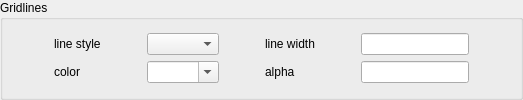
           <widget class="QGroupBox" name="groupBox_11">
            <property name="title">
             <string>Gridlines</string>
            </property>
            <layout class="QVBoxLayout" name="verticalLayout_16">
             <item>
              <layout class="QGridLayout" name="gridLayout_24">
               <item row="2" column="1">
                <widget class="QLabel" name="label_21">
                 <property name="text">
                  <string>color</string>
                 </property>
                </widget>
               </item>
               <item row="0" column="0">
                <spacer name="horizontalSpacer_144">
                 <property name="orientation">
                  <enum>Qt::Horizontal</enum>
                 </property>
                 <property name="sizeHint" stdset="0">
                  <size>
                   <width>40</width>
                   <height>20</height>
                  </size>
                 </property>
                </spacer>
               </item>
               <item row="0" column="3" colspan="2">
                <widget class="QComboBox" name="majorGridlinesStyleCombo"/>
               </item>
               <item row="0" column="7">
                <spacer name="horizontalSpacer_143">
                 <property name="orientation">
                  <enum>Qt::Horizontal</enum>
                 </property>
                 <property name="sizeHint" stdset="0">
                  <size>
                   <width>40</width>
                   <height>20</height>
                  </size>
                 </property>
                </spacer>
               </item>
               <item row="0" column="1">
                <widget class="QLabel" name="label_22">
                 <property name="text">
                  <string>line style</string>
                 </property>
                </widget>
               </item>
               <item row="0" column="5">
                <spacer name="horizontalSpacer_140">
                 <property name="orientation">
                  <enum>Qt::Horizontal</enum>
                 </property>
                 <property name="sizeHint" stdset="0">
                  <size>
                   <width>40</width>
                   <height>20</height>
                  </size>
                 </property>
                </spacer>
               </item>
               <item row="0" column="2">
                <spacer name="horizontalSpacer_141">
                 <property name="orientation">
                  <enum>Qt::Horizontal</enum>
                 </property>
                 <property name="sizeHint" stdset="0">
                  <size>
                   <width>40</width>
                   <height>20</height>
                  </size>
                 </property>
                </spacer>
               </item>
               <item row="0" column="9">
                <spacer name="horizontalSpacer_42">
                 <property name="orientation">
                  <enum>Qt::Horizontal</enum>
                 </property>
                 <property name="sizeHint" stdset="0">
                  <size>
                   <width>40</width>
                   <height>20</height>
                  </size>
                 </property>
                </spacer>
               </item>
               <item row="2" column="3" colspan="2">
                <widget class="QComboBox" name="majorGridlinesColorCombo">
                 <property name="editable">
                  <bool>true</bool>
                 </property>
                </widget>
               </item>
               <item row="2" column="6">
                <widget class="QLabel" name="label_96">
                 <property name="text">
                  <string>alpha</string>
                 </property>
                </widget>
               </item>
               <item row="2" column="8">
                <widget class="QLineEdit" name="majorGridlinesAlphaEntry"/>
               </item>
               <item row="0" column="8">
                <widget class="QLineEdit" name="majorGridlinesWidthEntry"/>
               </item>
               <item row="0" column="6">
                <widget class="QLabel" name="label_97">
                 <property name="text">
                  <string>line width</string>
                 </property>
                </widget>
               </item>
               <item row="2" column="2">
                <spacer name="horizontalSpacer_41">
                 <property name="orientation">
                  <enum>Qt::Horizontal</enum>
                 </property>
                 <property name="sizeHint" stdset="0">
                  <size>
                   <width>40</width>
                   <height>20</height>
                  </size>
                 </property>
                </spacer>
               </item>
               <item row="2" column="5">
                <spacer name="horizontalSpacer_142">
                 <property name="orientation">
                  <enum>Qt::Horizontal</enum>
                 </property>
                 <property name="sizeHint" stdset="0">
                  <size>
                   <width>40</width>
                   <height>20</height>
                  </size>
                 </property>
                </spacer>
               </item>
               <item row="2" column="7">
                <spacer name="horizontalSpacer_43">
                 <property name="orientation">
                  <enum>Qt::Horizontal</enum>
                 </property>
                 <property name="sizeHint" stdset="0">
                  <size>
                   <width>40</width>
                   <height>20</height>
                  </size>
                 </property>
                </spacer>
               </item>
              </layout>
             </item>
            </layout>
           </widget>
